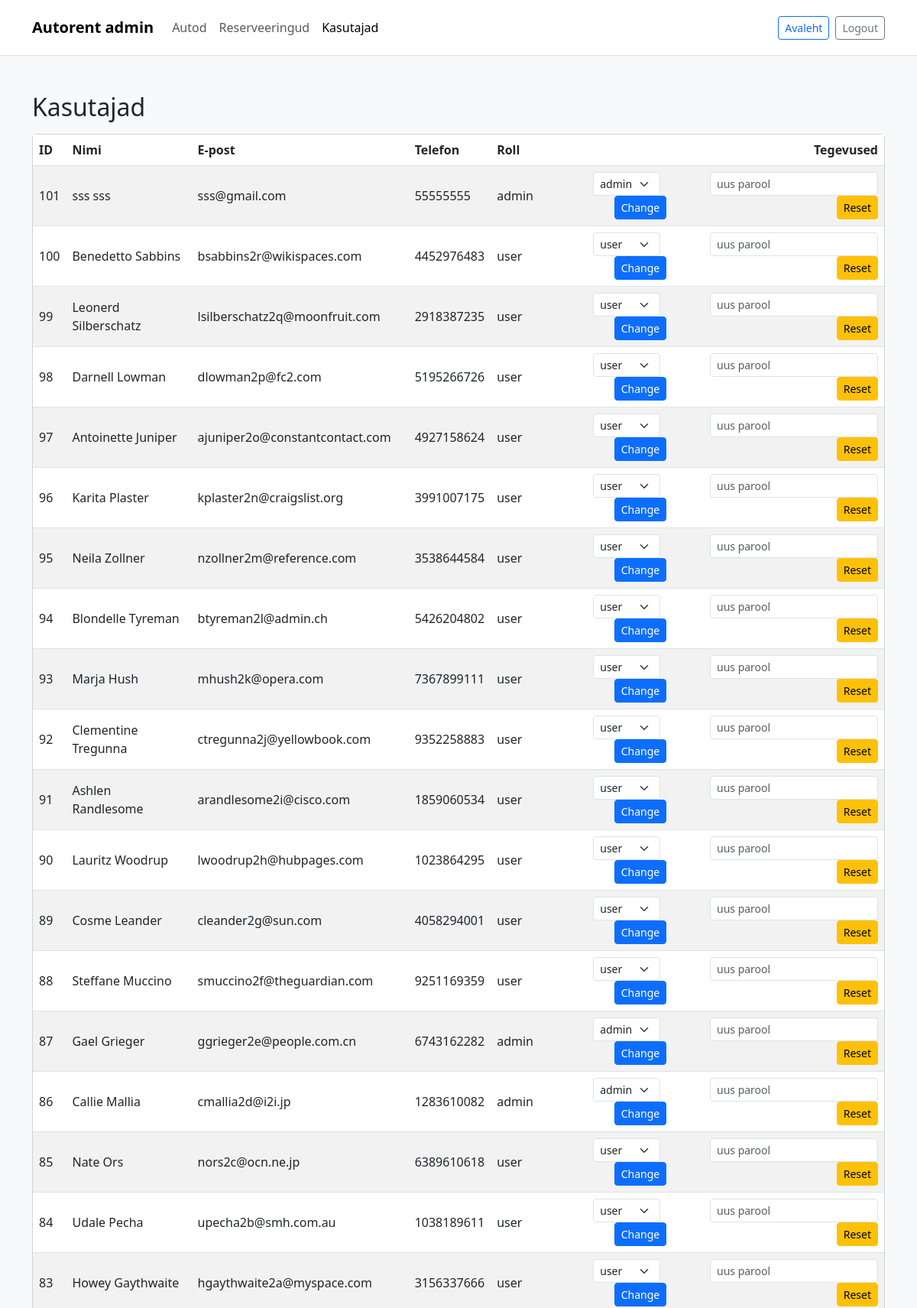
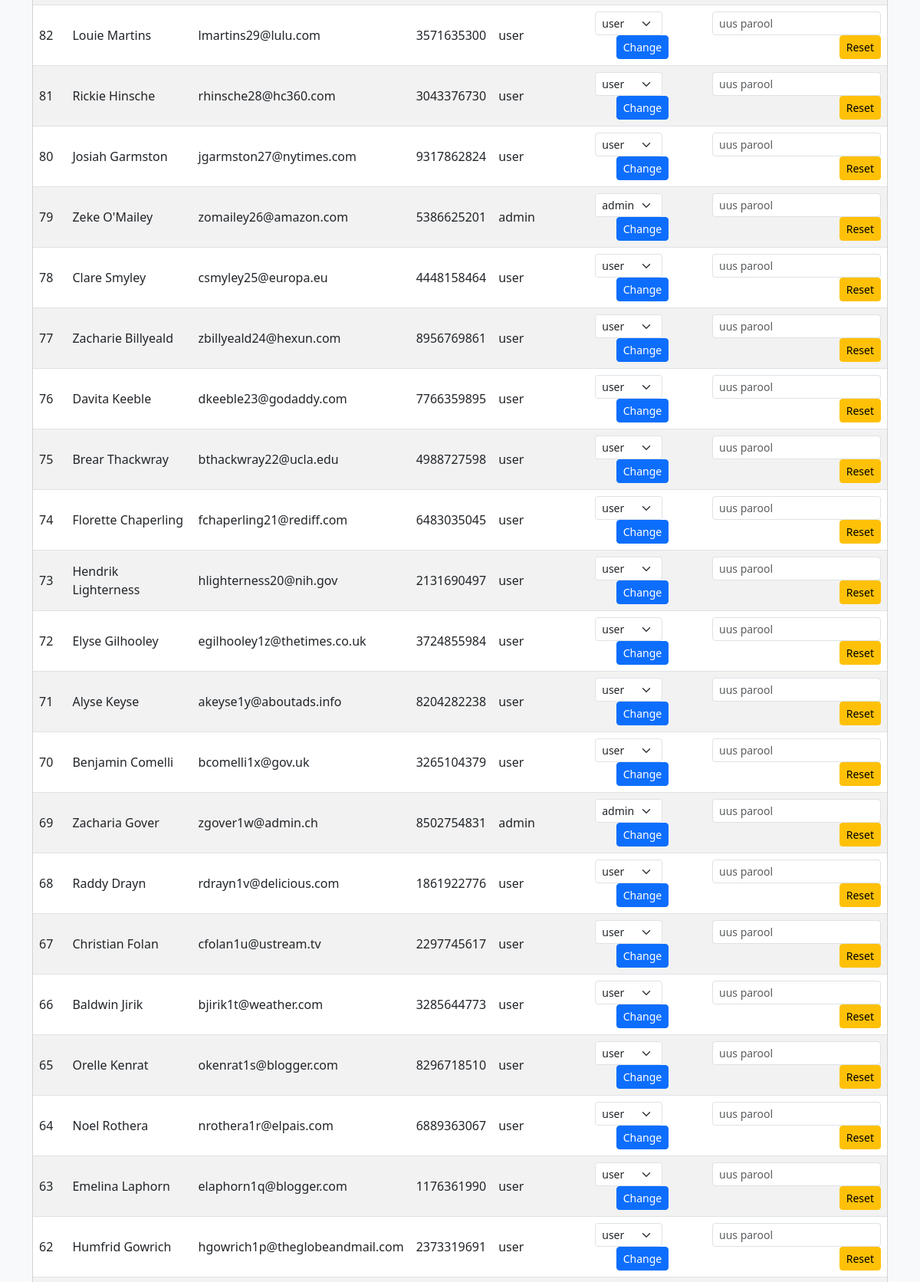
/admin/users.php (signed in, upper part), run on the app's committed database (2 pictures, top to bottom).
### tables this page shows
CREATE TABLE `users` (
  `id` int(11) NOT NULL,
  `role` enum('user','admin') DEFAULT 'user',
  `first_name` varchar(100) DEFAULT NULL,
  `last_name` varchar(100) DEFAULT NULL,
  `email` varchar(255) DEFAULT NULL,
  `phone` varchar(50) DEFAULT NULL,
  `password_hash` varchar(255) DEFAULT NULL,
  `created_at` timestamp NOT NULL DEFAULT current_timestamp()
);

### admin/users.php (the view, shortened to what this page needs)
<?php
include __DIR__ . '/../public/config.php';
$res = mysqli_query($yhendus, "SELECT id, role, first_name, last_name, email, phone, created_at FROM users ORDER BY id DESC");
?>
<!doctype html>
<html lang="et">
<head>
  <link href="https://cdn.jsdelivr.net/npm/bootstrap@5.3.0/dist/css/bootstrap.min.css" rel="stylesheet">
</head>
<body class="bg-light">
<nav class="navbar navbar-expand-lg navbar-white bg-white border-bottom py-3">
    <div class="container">
        <a class="navbar-brand fw-bold" href="index.php">Autorent admin</a>
        <div class="collapse navbar-collapse" id="adminNav">
            <ul class="navbar-nav me-auto">
                <li class="nav-item"><a class="nav-link" href="index.php">Autod</a></li>
                <li class="nav-item"><a class="nav-link" href="reservations.php">Reserveeringud</a></li>
                <li class="nav-item"><a class="nav-link active" href="users.php">Kasutajad</a></li>
            </ul>
            <a href="../public/avaleht.php" class="btn btn-outline-primary btn-sm me-2">Avaleht</a>
            <a href="../public/logout.php" class="btn btn-outline-secondary btn-sm">Logout</a>
        </div>
    </div>
</nav>
<div class="container my-5">
    <h2>Kasutajad</h2>
    <div class="card mt-3">
        <div class="table-responsive">
            <table class="table table-striped mb-0 align-middle">
                <thead>
                    <tr><th>ID</th><th>Nimi</th><th>E-post</th><th>Telefon</th><th>Roll</th><th class="text-end">Tegevused</th></tr>
                </thead>
                <tbody>
                <?php if ($res && mysqli_num_rows($res) > 0): while($u = mysqli_fetch_assoc($res)): ?>
                    <tr>
                        <td><?php echo $u['id']; ?></td>
                        <td><?php echo htmlspecialchars($u['first_name'] . ' ' . $u['last_name']); ?></td>
                        <td><?php echo htmlspecialchars($u['email']); ?></td>
                        <td><?php echo htmlspecialchars($u['phone']); ?></td>
                        <td><?php echo htmlspecialchars($u['role']); ?></td>
                        <td class="text-end">
                            <div class="d-flex justify-content-end gap-2">
                                <?php if ($u['id'] === $_SESSION['user_id']): ?>
                                    <div class="me-2"><small class="text-muted"><?php echo htmlspecialchars($u['role']); ?> (you)</small></div>
                                <?php else: ?>
                                    <form method="post" class="d-inline">
                                        <select name="role" class="form-select form-select-sm d-inline w-auto me-2">
                                            <option value="user"<?php if($u['role']==='user') echo ' selected'; ?>>user</option>
                                            <option value="admin"<?php if($u['role']==='admin') echo ' selected'; ?>>admin</option>
                                        </select>
                                        <button class="btn btn-sm btn-primary">Change</button>
                                    </form>
                                <?php endif; ?>
                                <form method="post" class="d-inline">
                                    <input type="password" name="new_password" class="form-control form-control-sm d-inline w-auto" placeholder="uus parool" required>
                                    <button class="btn btn-sm btn-warning ms-2">Reset</button>
                                </form>
                            </div>
                        </td>
                    </tr>
                <?php endwhile; else: ?>
                    <tr><td colspan="6" class="text-center">Ühtegi kasutajat pole</td></tr>
                <?php endif; ?>
                </tbody>
            </table>
        </div>
    </div>
</div>
</body>
</html>

### data on the page
users: id "101", first_name+last_name "sss sss", email "sss@gmail.com", phone "55555555", role "admin"
users: id "100", first_name+last_name "Benedetto Sabbins", email "bsabbins2r@wikispaces.com", phone "4452976483", role "user"
users: id "99", first_name+last_name "Leonerd Silberschatz", email "lsilberschatz2q@moonfruit.com", phone "2918387235", role "user"
users: id "98", first_name+last_name "Darnell Lowman", email "dlowman2p@fc2.com", phone "5195266726", role "user"
users: id "97", first_name+last_name "Antoinette Juniper", email "ajuniper2o@constantcontact.com", phone "4927158624", role "user"
users: id "96", first_name+last_name "Karita Plaster", email "kplaster2n@craigslist.org", phone "3991007175", role "user"
users: id "95", first_name+last_name "Neila Zollner", email "nzollner2m@reference.com", phone "3538644584", role "user"
users: id "94", first_name+last_name "Blondelle Tyreman", email "btyreman2l@admin.ch", phone "5426204802", role "user"
users: id "93", first_name+last_name "Marja Hush", email "mhush2k@opera.com", phone "7367899111", role "user"
users: id "92", first_name+last_name "Clementine Tregunna", email "ctregunna2j@yellowbook.com", phone "9352258883", role "user"
users: id "91", first_name+last_name "Ashlen Randlesome", email "arandlesome2i@cisco.com", phone "1859060534", role "user"
users: id "90", first_name+last_name "Lauritz Woodrup", email "lwoodrup2h@hubpages.com", phone "1023864295", role "user"
users: id "89", first_name+last_name "Cosme Leander", email "cleander2g@sun.com", phone "4058294001", role "user"
users: id "88", first_name+last_name "Steffane Muccino", email "smuccino2f@theguardian.com", phone "9251169359", role "user"
users: id "87", first_name+last_name "Gael Grieger", email "ggrieger2e@people.com.cn", phone "6743162282", role "admin"
users: id "86", first_name+last_name "Callie Mallia", email "cmallia2d@i2i.jp", phone "1283610082", role "admin"
users: id "85", first_name+last_name "Nate Ors", email "nors2c@ocn.ne.jp", phone "6389610618", role "user"
users: id "84", first_name+last_name "Udale Pecha", email "upecha2b@smh.com.au", phone "1038189611", role "user"
users: id "83", first_name+last_name "Howey Gaythwaite", email "hgaythwaite2a@myspace.com", phone "3156337666", role "user"
users: id "82", first_name+last_name "Louie Martins", email "lmartins29@lulu.com", phone "3571635300", role "user"
users: id "81", first_name+last_name "Rickie Hinsche", email "rhinsche28@hc360.com", phone "3043376730", role "user"
users: id "80", first_name+last_name "Josiah Garmston", email "jgarmston27@nytimes.com", phone "9317862824", role "user"
users: id "79", first_name+last_name "Zeke O'Mailey", email "zomailey26@amazon.com", phone "5386625201", role "admin"
users: id "78", first_name+last_name "Clare Smyley", email "csmyley25@europa.eu", phone "4448158464", role "user"
users: id "77", first_name+last_name "Zacharie Billyeald", email "zbillyeald24@hexun.com", phone "8956769861", role "user"
users: id "76", first_name+last_name "Davita Keeble", email "dkeeble23@godaddy.com", phone "7766359895", role "user"
users: id "75", first_name+last_name "Brear Thackwray", email "bthackwray22@ucla.edu", phone "4988727598", role "user"
users: id "74", first_name+last_name "Florette Chaperling", email "fchaperling21@rediff.com", phone "6483035045", role "user"
users: id "73", first_name+last_name "Hendrik Lighterness", email "hlighterness20@nih.gov", phone "2131690497", role "user"
users: id "72", first_name+last_name "Elyse Gilhooley", email "egilhooley1z@thetimes.co.uk", phone "3724855984", role "user"
users: id "71", first_name+last_name "Alyse Keyse", email "akeyse1y@aboutads.info", phone "8204282238", role "user"
users: id "70", first_name+last_name "Benjamin Comelli", email "bcomelli1x@gov.uk", phone "3265104379", role "user"
users: id "69", first_name+last_name "Zacharia Gover", email "zgover1w@admin.ch", phone "8502754831", role "admin"
users: id "68", first_name+last_name "Raddy Drayn", email "rdrayn1v@delicious.com", phone "1861922776", role "user"
users: id "67", first_name+last_name "Christian Folan", email "cfolan1u@ustream.tv", phone "2297745617", role "user"
users: id "66", first_name+last_name "Baldwin Jirik", email "bjirik1t@weather.com", phone "3285644773", role "user"
users: id "65", first_name+last_name "Orelle Kenrat", email "okenrat1s@blogger.com", phone "8296718510", role "user"
users: id "64", first_name+last_name "Noel Rothera", email "nrothera1r@elpais.com", phone "6889363067", role "user"
users: id "63", first_name+last_name "Emelina Laphorn", email "elaphorn1q@blogger.com", phone "1176361990", role "user"
users: id "62", first_name+last_name "Humfrid Gowrich", email "hgowrich1p@theglobeandmail.com", phone "2373319691", role "user"
